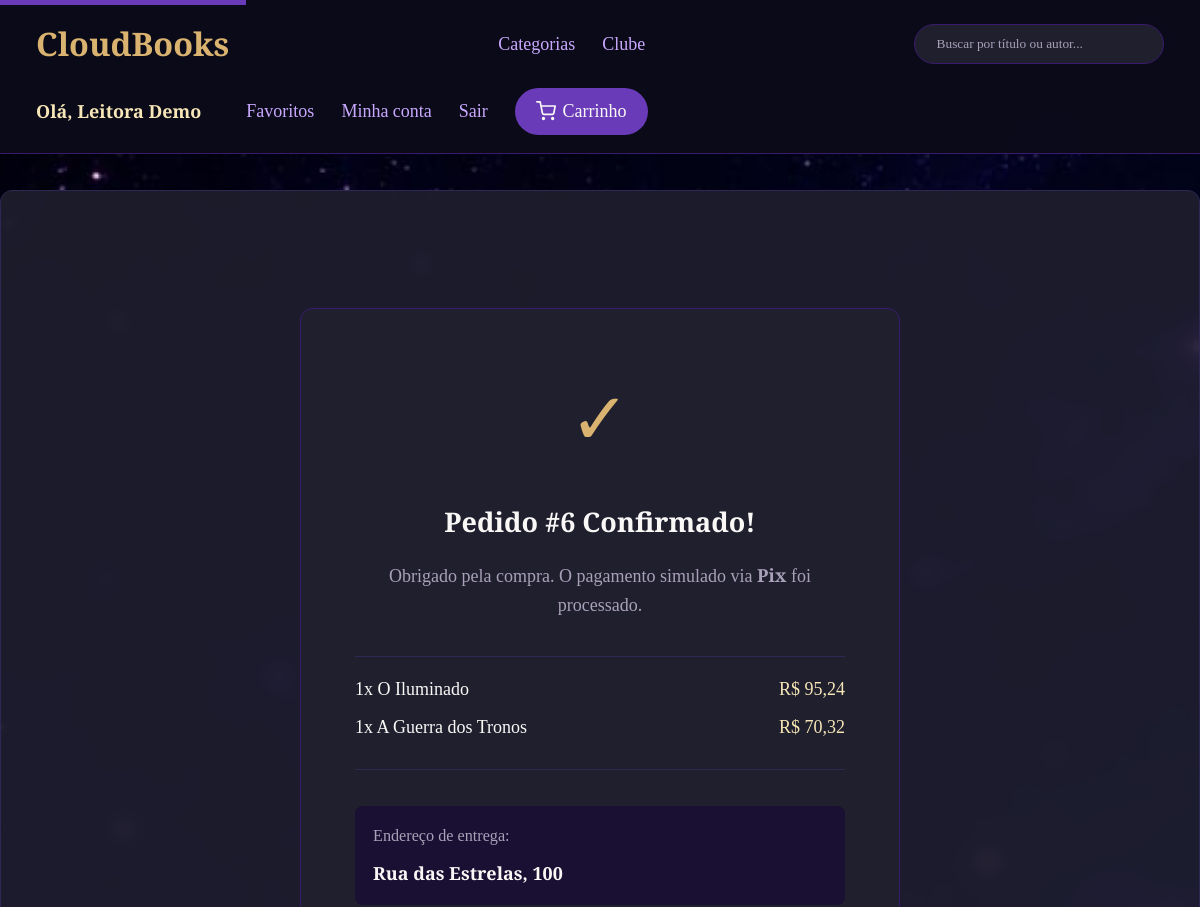
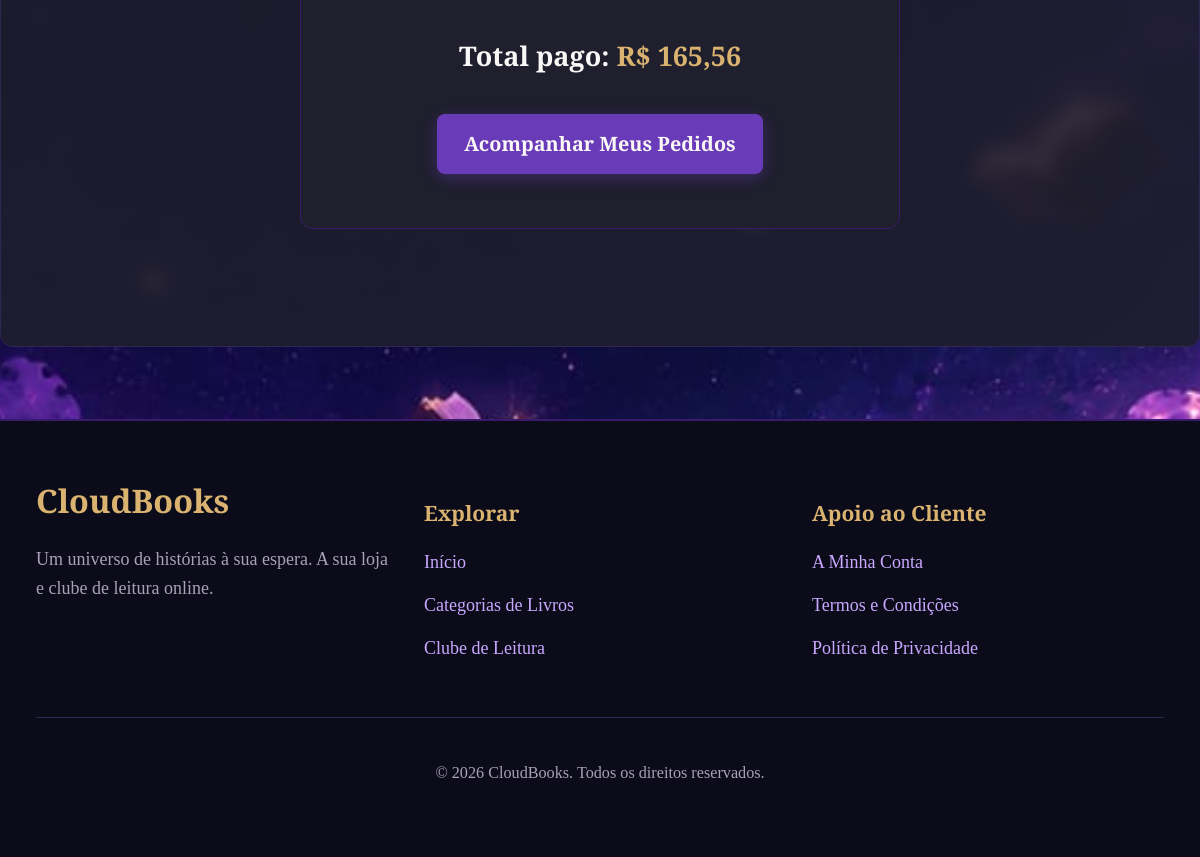
/pedido/6/ (signed in), run on the app's committed database (2 pictures, top to bottom).
### loja/models.py (models this page shows, shortened)
class Usuario(AbstractUser):
    telefone = models.CharField(max_length=20, blank=True)
    cpf = models.CharField("CPF", max_length=14, blank=True)
    data_nascimento = models.DateField(null=True, blank=True)
    cep = models.CharField("CEP", max_length=9, blank=True)
    endereco = models.CharField("endereço", max_length=200, blank=True)

class Pedido(models.Model):
    STATUS = [
        ("pendente", "Pendente"),
        ("pago", "Pago"),
        ("enviado", "Enviado"),
        ("entregue", "Entregue"),
        ("cancelado", "Cancelado"),
    ]
    usuario = models.ForeignKey(
        Usuario, on_delete=models.CASCADE, related_name="pedidos"
    )
    criado_em = models.DateTimeField(auto_now_add=True)
    endereco = models.CharField("endereço de entrega", max_length=200)
    pagamento = models.CharField(max_length=40)
    total = models.DecimalField(max_digits=10, decimal_places=2)
    status = models.CharField(max_length=20, choices=STATUS, default="pago")
    class Meta:
        ordering = ["-criado_em"]

class ItemPedido(models.Model):
    pedido = models.ForeignKey(Pedido, on_delete=models.CASCADE, related_name="itens")
    livro = models.ForeignKey(
        Livro, on_delete=models.PROTECT, related_name="itens_pedido"
    )
    quantidade = models.PositiveIntegerField()
    preco_unitario = models.DecimalField(max_digits=8, decimal_places=2)

class Livro(models.Model):
    titulo = models.CharField(max_length=200)
    autor = models.CharField(max_length=150)
    categoria = models.ForeignKey(
        Categoria, on_delete=models.PROTECT, related_name="livros"
    )
    isbn = models.CharField("ISBN", max_length=17, unique=True)
    ano_publicacao = models.PositiveIntegerField("ano de publicação")
    num_paginas = models.PositiveIntegerField("número de páginas")
    idioma = models.CharField(max_length=40, default="Português")
    descricao = models.TextField("descrição ou sinopse")
    preco = models.DecimalField(max_digits=8, decimal_places=2)
    estoque = models.PositiveIntegerField("quantidade em estoque", default=0)
    capa = models.ImageField("capa", upload_to="capas/", blank=True, null=True)
    capa_url = models.URLField(max_length=500, blank=True, null=True)
    criado_em = models.DateTimeField(auto_now_add=True)
    class Meta:
        ordering = ["-criado_em"]

### loja/views.py (the view)
# urls.py: path("pedido/<int:pk>/", views.confirmacao, name="confirmacao"),
@login_required
def confirmacao(request, pk):
    pedido = get_object_or_404(Pedido.objects.prefetch_related("itens__livro"), pk=pk, usuario=request.user)
    return render(request, "confirmacao.html", {"pedido": pedido})

### loja/context_processors.py (called while the page is built)
def carrinho(request):
    if request.user.is_authenticated:
        return {"qtd_carrinho": sum(request.user.itens_carrinho.values_list("quantidade", flat=True))}
    return {"qtd_carrinho": 0}

### templates/confirmacao.html (shortened to what this page needs)
{% extends "home.html" %}
{% block conteudo %}
<section class="confirmacao" style="text-align: center; max-width: 600px; margin: 4rem auto; background: var(--cor-paineis); padding: 3rem; border-radius: 12px; border: 1px solid var(--cor-roxo-principal);">
  <div style="font-size: 4rem; color: var(--cor-dourado-principal); margin-bottom: 1rem;">✓</div>
  <h1 style="color: var(--cor-texto-principal); margin-bottom: 0.5rem;">Pedido #{{ pedido.pk }} Confirmado!</h1>
  <p style="color: var(--cor-texto-suave); margin-bottom: 2rem;">Obrigado pela compra. O pagamento simulado via <strong>{{ pedido.pagamento }}</strong> foi processado.</p>
  <ul style="list-style: none; padding: 0; text-align: left; margin-bottom: 2rem; border-top: 1px solid var(--cor-azul-roxo); border-bottom: 1px solid var(--cor-azul-roxo); padding: 1rem 0;">
    {% for item in pedido.itens.all %}
    <li style="display: flex; justify-content: space-between; margin-bottom: 0.5rem;">
      <span>{{ item.quantidade }}x {{ item.livro.titulo }}</span>
      <span style="color: var(--cor-dourado-claro);">R$ {{ item.preco_unitario }}</span>
    </li>
    {% endfor %}
  </ul>
  <div style="text-align: left; background: var(--cor-fundo-secundario); padding: 1rem; border-radius: 8px; margin-bottom: 2rem;">
    <p style="margin: 0; color: var(--cor-texto-suave); font-size: 0.9rem;">Endereço de entrega:</p>
    <p style="margin: 0.5rem 0 0 0; font-weight: bold;">{{ pedido.endereco }}</p>
  </div>
  <p class="total" style="font-size: 1.5rem; font-weight: bold; margin-bottom: 2rem;">Total pago: <span style="color: var(--cor-dourado-principal);">R$ {{ pedido.total }}</span></p>
  <a class="botao" href="{% url 'configuracoes' %}">Acompanhar Meus Pedidos</a>
</section>
{% endblock %}

### templates/home.html (shortened to what this page needs)
{% load static %}
<!doctype html>
<html lang="pt-BR">
<head>
  <link rel="stylesheet" href="{% static 'css/estilo.css' %}">
</head>
<body class="{% block classe_corpo %}{% endblock %}">
<a href="#conteudo-principal" class="pular-navegacao">Saltar para o conteúdo principal</a>
{% block cabecalho %}
<header class="topo">
  <a class="marca" href="{% url 'home' %}" aria-label="CloudBooks - Página Inicial">CloudBooks</a>
  <nav aria-label="Navegação principal" class="nav-explorar">
    <a href="{% url 'categorias' %}">Categorias</a>
    <a href="{% url 'clube' %}">Clube</a>
  </nav>
  <form class="busca" action="{% url 'pesquisa' %}" method="get" role="search">
    <input id="campo-busca" type="search" name="q" placeholder="Buscar por título ou autor..." value="{{ request.GET.q }}">
  </form>
  <nav aria-label="Conta e Carrinho" class="nav-usuario">
    {% if user.is_authenticated %}
      <span style="color: var(--cor-dourado-claro); font-weight: 600; margin-right: 1rem;">Olá, {{ user.first_name|default:user.username }}</span>
      <a href="{% url 'favoritos' %}">Favoritos</a>
      <a href="{% url 'configuracoes' %}">Minha conta</a>
      <form method="post" action="{% url 'sair' %}" style="display: inline-block; margin: 0;">
        <button type="submit" style="background: none; border: none; color: var(--cor-lilas); cursor: pointer; font-family: inherit; font-size: 1rem; padding: 0;">Sair</button>
      </form>
      <a href="{% url 'carrinho' %}" class="link-carrinho" aria-label="Carrinho com {{ qtd_carrinho }} itens">
        Carrinho {% if qtd_carrinho > 0 %}<span class="badge-carrinho">{{ qtd_carrinho }}</span>{% endif %}
      </a>
    {% endif %}
  </nav>
</header>
{% endblock %}
<main id="conteudo-principal">
  {% block conteudo %}{% endblock %}
</main>
<footer class="rodape" aria-labelledby="rodape-titulo">
  <div class="rodape-conteudo">
    <div class="rodape-marca-info">
      <a class="marca" href="{% url 'home' %}" aria-hidden="true">CloudBooks</a>
      <p style="color: var(--cor-texto-suave); margin-top: 1rem;">Um universo de histórias à sua espera. A sua loja e clube de leitura online.</p>
    </div>
    <div class="rodape-links">
      <h3>Explorar</h3>
      <nav aria-label="Navegação do rodapé">
        <a href="{% url 'home' %}">Início</a>
        <a href="{% url 'categorias' %}">Categorias de Livros</a>
        <a href="{% url 'clube' %}">Clube de Leitura</a>
      </nav>
    </div>
    <div class="rodape-links">
      <h3>Apoio ao Cliente</h3>
      <nav aria-label="Links de apoio">
        <a href="{% url 'configuracoes' %}">A Minha Conta</a>
        <a href="#">Termos e Condições</a>
        <a href="#">Política de Privacidade</a>
      </nav>
    </div>
  </div>
  <div class="rodape-direitos">
    <p>&copy; 2026 CloudBooks. Todos os direitos reservados.</p>
  </div>
</footer>
</body>
</html>

### static/css/estilo.css (style rules this page uses)
:root { --cor-fundo-principal: #0B0B1A; --cor-fundo-secundario: #1A1033; --cor-roxo-principal: #3A1B6B; --cor-roxo-destaque: #6A3BB8; --cor-dourado-principal: #D9B36F; --cor-dourado-claro: #F7E6B7; --cor-roxo-suave: #8B5FD6; --cor-lilas: #C9A8FF; --cor-azul-roxo: #2E2653; --cor-azul-noturno: #4A5B8F; --cor-cinza-roxo: #6B5C7F; --cor-cinza-claro: #B8B2C7; --cor-texto-principal: #FAF8F6; --cor-texto-secundario: #E5D6B8; --cor-texto-suave: #A9A1B8; --cor-paineis: #1F1F2E; --cor-hover: #9B6BFF; --cor-ativo: #B67CFF; --cor-destaque: #F4C97A; --cor-erro: #FF6B8B; }
* { box-sizing: border-box; }
body { margin: 0; padding: 0; font-family: 'Cormorant Garamond', serif; color: var(--cor-texto-principal); background-image: url('../img/imgRoot.jpeg'); background-size: cover; background-position: center; background-attachment: fixed; background-repeat: no-repeat; background-color: var(--cor-fundo-principal); line-height: 1.6; }
a { color: var(--cor-lilas); text-decoration: none; transition: color 0.3s ease; }
.pular-navegacao { position: absolute; top: -40px; left: 0; background: var(--cor-roxo-destaque); color: var(--cor-texto-principal); padding: 8px; z-index: 1000; transition: top 0.2s; }
.topo { display: flex; justify-content: space-between; align-items: center; padding: 1rem 2rem; background: rgba(11, 11, 26, 0.95); backdrop-filter: blur(10px); border-bottom: 1px solid var(--cor-roxo-principal); position: sticky; top: 0; z-index: 100; gap: 1rem; flex-wrap: wrap; }
.marca { font-size: 1.8rem; font-weight: 700; color: var(--cor-dourado-principal); }
.nav-explorar, .nav-usuario { display: flex; gap: 1.5rem; align-items: center; flex-wrap: wrap; }
.busca input { padding: 0.6rem 1.2rem; border-radius: 25px; border: 1px solid var(--cor-roxo-principal); background: var(--cor-paineis); color: var(--cor-texto-principal); min-width: 250px; font-family: inherit; transition: border-color 0.3s; }
.busca input::placeholder { color: var(--cor-texto-suave); }
.link-carrinho { display: flex; align-items: center; background: var(--cor-roxo-destaque); padding: 0.5rem 1.2rem; border-radius: 25px; color: var(--cor-texto-principal); }
main { max-width: 1200px; margin: 2rem auto; padding: 2.5rem; background: rgba(31, 31, 46, 0.90); border-radius: 12px; backdrop-filter: blur(8px); border: 1px solid var(--cor-azul-roxo); min-height: 70vh; }
.botao { background-color: var(--cor-roxo-destaque); color: var(--cor-texto-principal); padding: 0.8rem 1.5rem; border-radius: 8px; font-size: 1.1rem; font-family: inherit; font-weight: 600; text-decoration: none; border: none; cursor: pointer; transition: all 0.3s ease; display: inline-flex; align-items: center; justify-content: center; box-shadow: 0 4px 15px rgba(106, 59, 184, 0.4); }
.rodape { background: var(--cor-fundo-principal); padding: 3rem 2rem; margin-top: 4rem; border-top: 2px solid var(--cor-roxo-principal); }
.rodape-conteudo { display: grid; grid-template-columns: repeat(auto-fit, minmax(250px, 1fr)); gap: 2rem; max-width: 1200px; margin: 0 auto; }
.rodape-links h3 { color: var(--cor-dourado-principal); margin-bottom: 1rem; }
.rodape-links nav { display: flex; flex-direction: column; gap: 0.8rem; }
.rodape-direitos { text-align: center; margin-top: 3rem; padding-top: 1.5rem; border-top: 1px solid var(--cor-azul-roxo); color: var(--cor-texto-suave); font-size: 0.9rem; }
html { font-size: 18px; }

### data on the page
Usuario: first_name "Leitora Demo"
Pedido: pk "6", pagamento "Pix", endereco "Rua das Estrelas, 100", total "165,56"
ItemPedido: quantidade "1", livro.titulo "O Iluminado", preco_unitario "95,24"
ItemPedido: quantidade "1", livro.titulo "A Guerra dos Tronos", preco_unitario "70,32"
